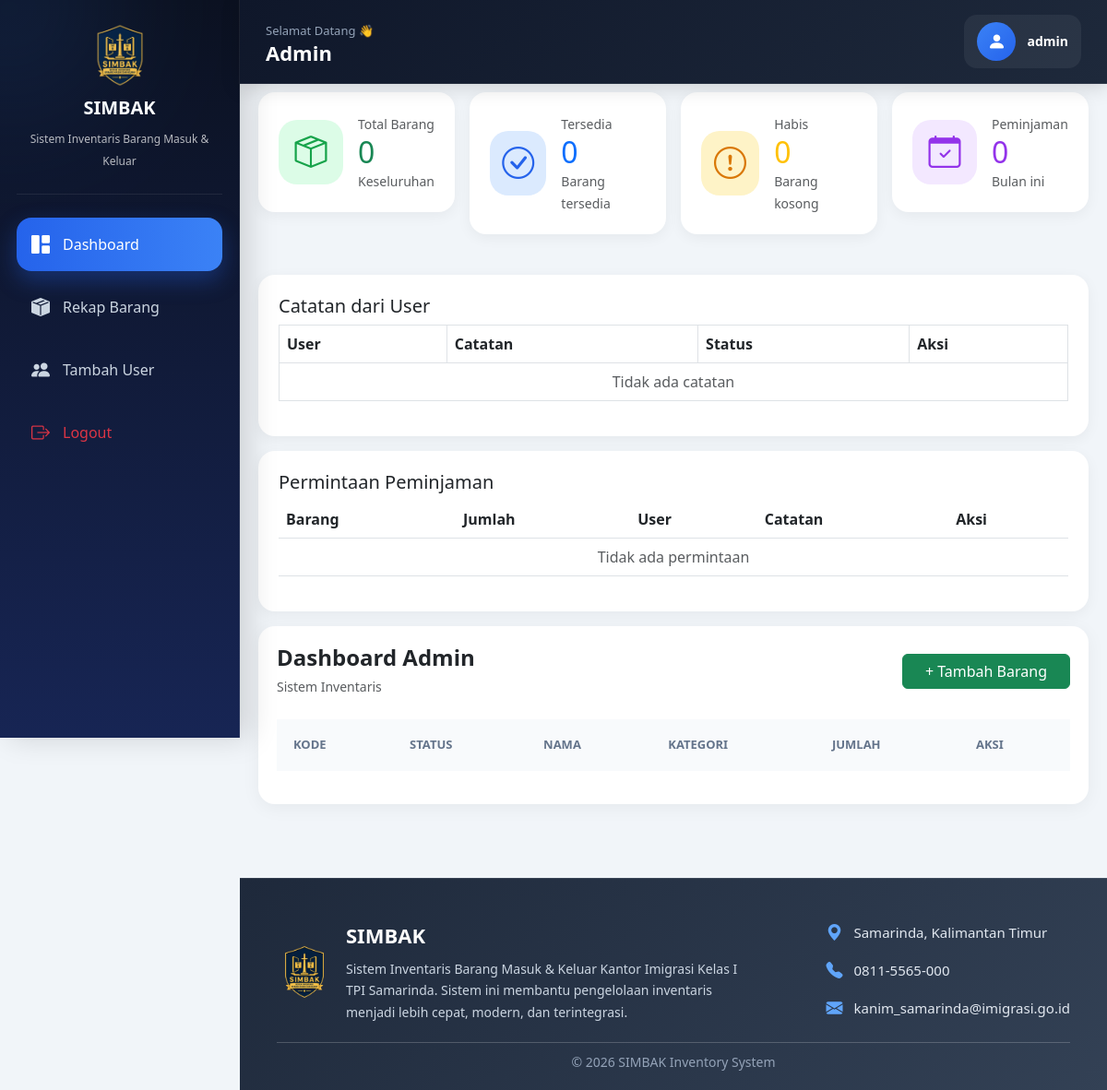
/admin/dashboard.php (signed in), run on an earlier commit of the app's database.
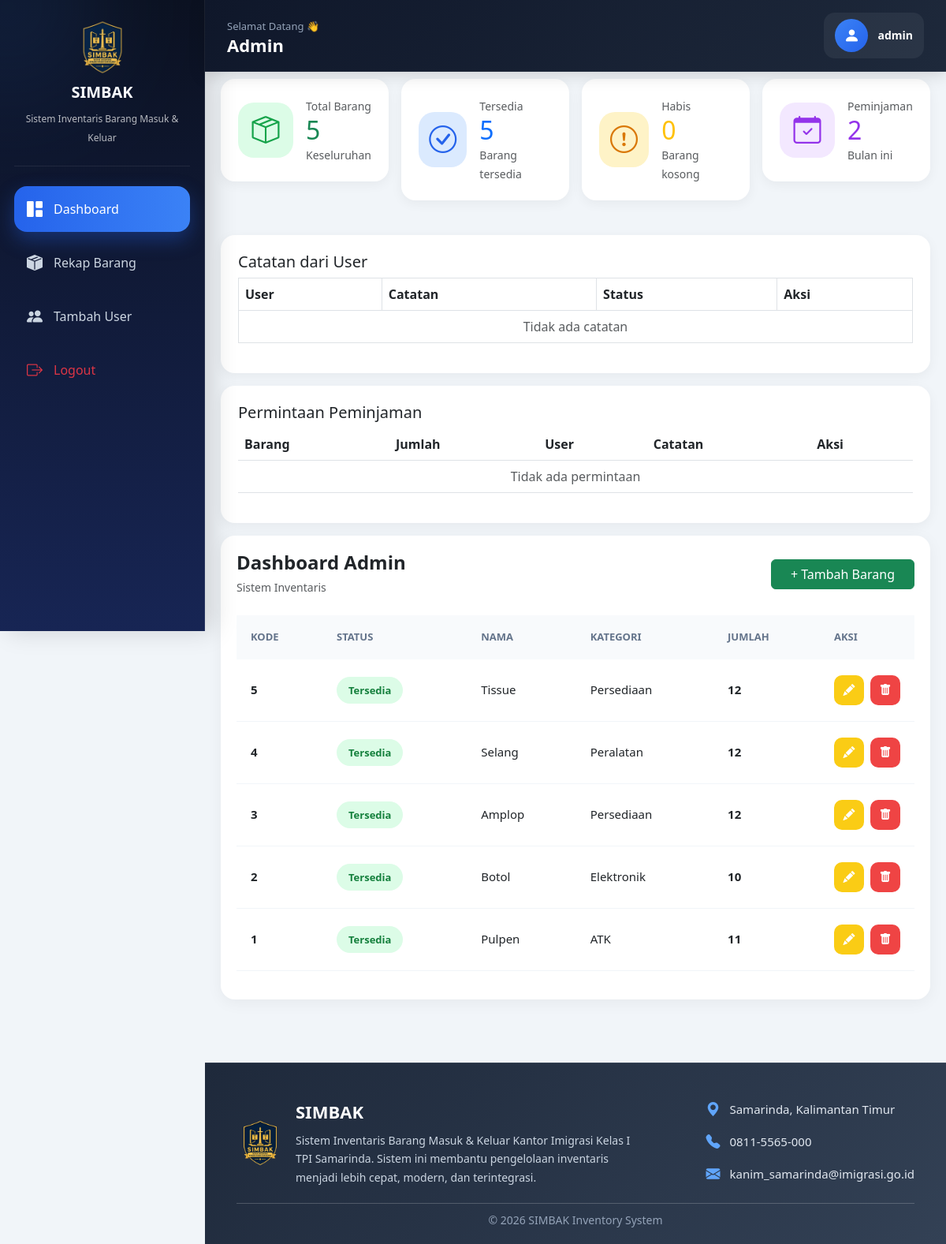
And on a later commit of the database.
### tables this page shows
CREATE TABLE `barang` (
  `id` int(11) NOT NULL,
  `nama_barang` varchar(100) DEFAULT NULL,
  `jumlah` int(11) DEFAULT NULL,
  `lokasi` varchar(100) DEFAULT NULL,
  `kondisi` varchar(50) DEFAULT NULL,
  `kode_barang` varchar(50) DEFAULT NULL,
  `status` varchar(50) DEFAULT NULL,
  `kategori` varchar(50) DEFAULT NULL
);

### admin/dashboard.php (the view, shortened to what this page needs)
<?php
include '../config/koneksi.php';
$data_pinjam = mysqli_query($conn,"
SELECT p.*, b.nama_barang, u.username
FROM peminjaman p
JOIN barang b ON p.barang_id = b.id
JOIN users u ON p.user_id = u.id
WHERE p.status='pending'
");
$total_barang = mysqli_num_rows(mysqli_query($conn,"SELECT * FROM barang"));
$tersedia = mysqli_num_rows(mysqli_query($conn,"SELECT * FROM barang WHERE jumlah > 0"));
$habis = mysqli_num_rows(mysqli_query($conn,"SELECT * FROM barang WHERE jumlah = 0"));
$bulan = date('Y-m');
$total_pinjam = mysqli_num_rows(mysqli_query($conn,"
SELECT * FROM peminjaman
WHERE status='disetujui'
AND DATE_FORMAT(created_at,'%Y-%m')='$bulan'
"));
?>
<!DOCTYPE html>
<html>
<head>
    <link href="https://cdn.jsdelivr.net/npm/bootstrap@5.3.0/dist/css/bootstrap.min.css" rel="stylesheet">
    <link href="https://cdn.jsdelivr.net/npm/bootstrap-icons/font/bootstrap-icons.css" rel="stylesheet">
    <link rel="stylesheet"
href="https://cdn.datatables.net/1.13.6/css/jquery.dataTables.min.css">
<link rel="stylesheet"
href="https://cdn.datatables.net/buttons/2.4.2/css/buttons.dataTables.min.css">
</head>
<body>
    <div class="navbar-custom">
    <div class="navbar-left">
        <small>Selamat Datang 👋</small>
        <h5>
            Admin
        </h5>
    </div>
    <div class="navbar-right">
        <div class="profile-box">
            <div class="profile-avatar">
                <i class="bi bi-person-fill"></i>
            </div>
            <div class="profile-info">
                <b><?= $_SESSION['username']; ?></b><br>
            </div>
        </div>
    </div>
</div>
    <div class="wrapper">
        <div class="sidebar d-flex flex-column">
            <div class="logo">
                <img src="polos.png">
                <h5>SIMBAK</h5>
                <small>Sistem Inventaris Barang Masuk & Keluar</small>
            </div>
           <a href="dashboard.php" class="active">
    <i class="bi bi-grid-1x2-fill"></i>
    <span>Dashboard</span>
</a>
<a href="rekap_barang.php">
    <i class="bi bi-box-seam-fill"></i>
    <span>Rekap Barang</span>
</a>
<a href="proses_tambah_user.php">
    <i class="bi bi-people-fill"></i>
    <span>Tambah User</span>
</a>
<a href="../auth/logout.php" class="text-danger">
    <i class="bi bi-box-arrow-right"></i>
    <span>Logout</span>
</a>
        </div>
        <div class="content">
            <div class="row mb-4 g-3">
                <div class="col-md-3">
                    <div class="card-box d-flex align-items-center gap-3">
                        <div style="
                width:70px;
                height:70px;
                border-radius:20px;
                background:#dcfce7;
                display:flex;
                align-items:center;
                justify-content:center;
                font-size:35px;
                color:#16a34a;
            ">
                            <i class="bi bi-box-seam"></i>
                        </div>
                        <div>
                            <small class="text-muted">Total Barang</small>
                            <h2 class="mb-0 text-success">
                                <?= $total_barang ?>
                            </h2>
                            <small class="text-muted">
                                Keseluruhan
                            </small>
                        </div>
                    </div>
                </div>
                <div class="col-md-3">
                    <div class="card-box d-flex align-items-center gap-3">
                        <div style="
                width:70px;
                height:70px;
                border-radius:20px;
                background:#dbeafe;
                display:flex;
                align-items:center;
                justify-content:center;
                font-size:35px;
                color:#2563eb;
            ">
                            <i class="bi bi-check-circle"></i>
                        </div>
                        <div>
                            <small class="text-muted">Tersedia</small>
                            <h2 class="mb-0 text-primary">
                                <?= $tersedia ?>
                            </h2>
                            <small class="text-muted">
                                Barang tersedia
                            </small>
                        </div>
                    </div>
                </div>
                <div class="col-md-3">
                    <div class="card-box d-flex align-items-center gap-3">
                        <div style="
                width:70px;
                height:70px;
                border-radius:20px;
                background:#fef3c7;
                display:flex;
                align-items:center;
                justify-content:center;
                font-size:35px;
                color:#d97706;
            ">
                            <i class="bi bi-exclamation-circle"></i>
                        </div>
                        <div>
                            <small class="text-muted">Habis</small>
                            <h2 class="mb-0 text-warning">
                                <?= $habis ?>
                            </h2>
                            <small class="text-muted">
                                Barang kosong
                            </small>
                        </div>
                    </div>
                </div>
                <div class="col-md-3">
                    <div class="card-box d-flex align-items-center gap-3">
                        <div style="
                width:70px;
                height:70px;
                border-radius:20px;
                background:#f3e8ff;
                display:flex;
                align-items:center;
                justify-content:center;
                font-size:35px;
                color:#9333ea;
            ">
                            <i class="bi bi-calendar-check"></i>
                        </div>
                        <div>
                            <small class="text-muted">Peminjaman</small>
                            <h2 class="mb-0 text-purple">
                                <?= $total_pinjam ?>
                            </h2>
                            <small class="text-muted">
                                Bulan ini
                            </small>
                        </div>
                    </div>
                </div>
            </div>
            <div class="card-box mb-3">
                <h5>Catatan dari User</h5>
                <div class="table-responsive">
                    <table class="table table-bordered align-middle">
                        <tr>
                            <th>User</th>
                            <th>Catatan</th>
                            <th>Status</th>
                            <th>Aksi</th>
                        </tr>
                        <?php
        $catatan = mysqli_query($conn,"
        SELECT c.*, u.username
        FROM catatan_user c
        JOIN users u ON c.user_id = u.id
        ORDER BY c.id DESC
        ");
        if(mysqli_num_rows($catatan) > 0){
        while($c = mysqli_fetch_assoc($catatan)){
        ?>
                        <tr>
                            <td><?= $c['username'] ?></td>
                            <td><?= $c['isi_catatan'] ?></td>
                            <td>
                                <?php
$status = isset($c['status']) ? $c['status'] : 'baru';
if($status == 'baru'){ ?>
                                <span class="badge bg-warning">Baru</span>
                                <?php } else { ?>
                                <span class="badge bg-success">Dibaca</span>
                                <?php } ?>
                            </td>
                            <td>
                                <a href="?baca=<?= $c['id'] ?>" class="btn btn-success btn-sm">✔</a>
                                <a href="?hapus=<?= $c['id'] ?>" class="btn btn-danger btn-sm"
                                    onclick="return confirm('Hapus catatan?')">✖</a>
                            </td>
                        </tr>
                        <?php }} else { ?>
                        <tr>
                            <td colspan="4" class="text-center text-muted">
                                Tidak ada catatan
                            </td>
                        </tr>
                        <?php } ?>
                    </table>
                </div>
            </div>
            <div class="card-box mb-3">
                <h5>Permintaan Peminjaman</h5>
                <div class="table-responsive">
                    <table class="table table-hover">
                        <thead>
                            <tr>
                                <th>Barang</th>
                                <th>Jumlah</th>
                                <th>User</th>
                                <th>Catatan</th>
                                <th>Aksi</th>
                            </tr>
                        </thead>
                        <tbody>
                            <?php
                if(mysqli_num_rows($data_pinjam) > 0){
                while($p = mysqli_fetch_assoc($data_pinjam)){
                ?>
                            <tr>
                                <td><?= $p['nama_barang'] ?></td>
                                <td><?= $p['jumlah'] ?></td>
                                <td><?= $p['username'] ?></td>
                                <td><?= $p['catatan'] ?></td>
                                <td>
                                    <a href="dashboard.php?aksi=terima&id=<?= $p['id'] ?>"
                                        class="btn btn-success btn-sm"
                                        onclick="return confirm('Terima permintaan ini?')">✔</a>
                                    <a href="dashboard.php?aksi=tolak&id=<?= $p['id'] ?>" class="btn btn-danger btn-sm"
                                        onclick="return confirm('Tolak permintaan ini?')">✖</a>
                                </td>
                            </tr>
                            <?php }} else { ?>
                            <tr>
                                <td colspan="5" class="text-center text-muted">
                                    Tidak ada permintaan
                                </td>
                            </tr>
                            <?php } ?>
                        </tbody>
                    </table>
                </div>
            </div>
<div class="card-box table-wrapper">
    <div class="d-flex justify-content-between align-items-center flex-wrap mb-4">
        <div>
            <h4 class="mb-1 fw-bold">Dashboard Admin</h4>
            <small class="text-muted">Sistem Inventaris</small>
        </div>
        <div class="d-flex align-items-center gap-2 flex-wrap">
            <button
                class="btn btn-success px-4"
                data-bs-toggle="modal"
                data-bs-target="#modalTambah"
            >
                + Tambah Barang
            </button>
        </div>
    </div>
    <table id="tableBarang" class="table align-middle">
        <thead>
            <tr>
                <th>Kode</th>
                <th>Status</th>
                <th>Nama</th>
                <th>Kategori</th>
                <th>Jumlah</th>
                <th width="120">Aksi</th>
            </tr>
        </thead>
        <tbody>
            <?php
            $data = mysqli_query($conn,"SELECT * FROM barang ORDER BY id DESC");
            while($d=mysqli_fetch_assoc($data)){
            ?>
            <tr>
                <td>
                    <strong><?= $d['kode_barang']; ?></strong>
                </td>
                <td>
                    <?php if($d['jumlah'] > 0){ ?>
                        <span class="badge-modern">
                            Tersedia
                        </span>
                    <?php } else { ?>
                        <span class="badge bg-danger rounded-pill px-3 py-2">
                            Habis
                        </span>
                    <?php } ?>
                </td>
                <td>
                    <?= $d['nama_barang']; ?>
                </td>
                <td>
                    <?= $d['kategori']; ?>
                </td>
                <td>
                    <strong><?= $d['jumlah']; ?></strong>
                </td>
                <td>
                    <div class="d-flex gap-2">
                        <button
                            class="btn-action btn-edit"
                            onclick="editData(
                                '<?= $d['id'] ?>',
                                '<?= $d['kode_barang'] ?>',
                                '<?= $d['nama_barang'] ?>',
                                '<?= $d['jumlah'] ?>',
                                '<?= $d['kategori'] ?>'
                            )"
                        >
                            <i class="bi bi-pencil-fill"></i>
                        </button>
                        <a
                            href="hapus_barang.php?id=<?= $d['id'] ?>"
                            class="btn-action btn-delete d-flex align-items-center justify-content-center"
                            onclick="return confirm('Hapus barang ini?')"
                        >
                            <i class="bi bi-trash-fill"></i>
                        </a>
                    </div>
                </td>
            </tr>
            <?php } ?>
        </tbody>
    </table>
</div>
        </div>
    </div>
<footer class="footer-custom">
    <div class="footer-inner">
        <div class="footer-content">
            <div class="footer-left">
                <img src="polos.png">
                <div>
                    <div class="footer-title">
                        SIMBAK
                    </div>
                    <div class="footer-desc">
                        Sistem Inventaris Barang Masuk & Keluar
                        Kantor Imigrasi Kelas I TPI Samarinda.
                        Sistem ini membantu pengelolaan inventaris
                        menjadi lebih cepat, modern, dan terintegrasi.
                    </div>
                </div>
            </div>
            <div class="footer-right">
                <div class="footer-item">
                    <i class="bi bi-geo-alt-fill"></i>
                    Samarinda, Kalimantan Timur
                </div>
                <div class="footer-item">
                    <i class="bi bi-telephone-fill"></i>
                    0811-5565-000
                </div>
                <div class="footer-item">
                    <i class="bi bi-envelope-fill"></i>
                    kanim_samarinda@imigrasi.go.id
                </div>
            </div>
        </div>
        <div class="footer-bottom">
            © 2026 SIMBAK Inventory System
        </div>
    </div>
</footer>
</body>
</html>

What changed in the data, as far as the page shows it:
added barang: kode_barang "5", shows "Tersedia", nama_barang "Tissue", kategori "Persediaan", jumlah "12"
added barang: kode_barang "4", shows "Tersedia", nama_barang "Selang", kategori "Peralatan", jumlah "12"
added barang: kode_barang "3", shows "Tersedia", nama_barang "Amplop", kategori "Persediaan", jumlah "12"
added barang: kode_barang "2", shows "Tersedia", nama_barang "Botol", kategori "Elektronik", jumlah "10"
added barang: kode_barang "1", shows "Tersedia", nama_barang "Pulpen", kategori "ATK", jumlah "11"
Also different on the page:
$total_barang: "0" → "5"
$tersedia: "0" → "5"
$total_pinjam: "0" → "2"
